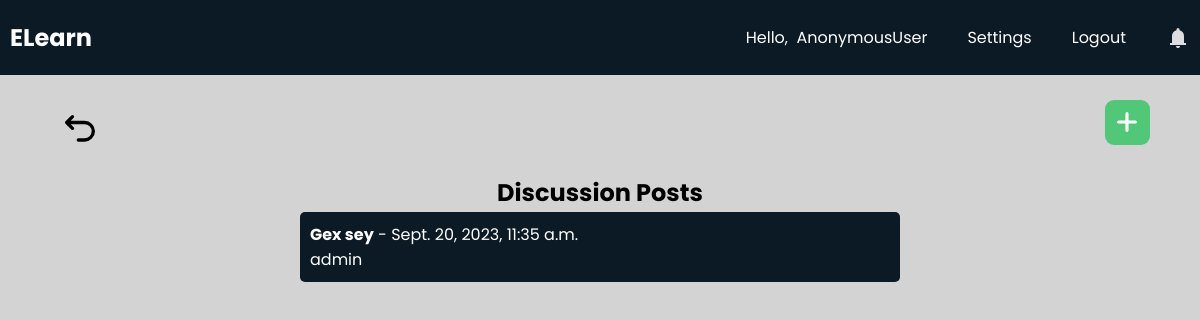
The app's page /teachers/discussions/ace6b6f0a94f47d9baeabcafc0d0109c/, older data.
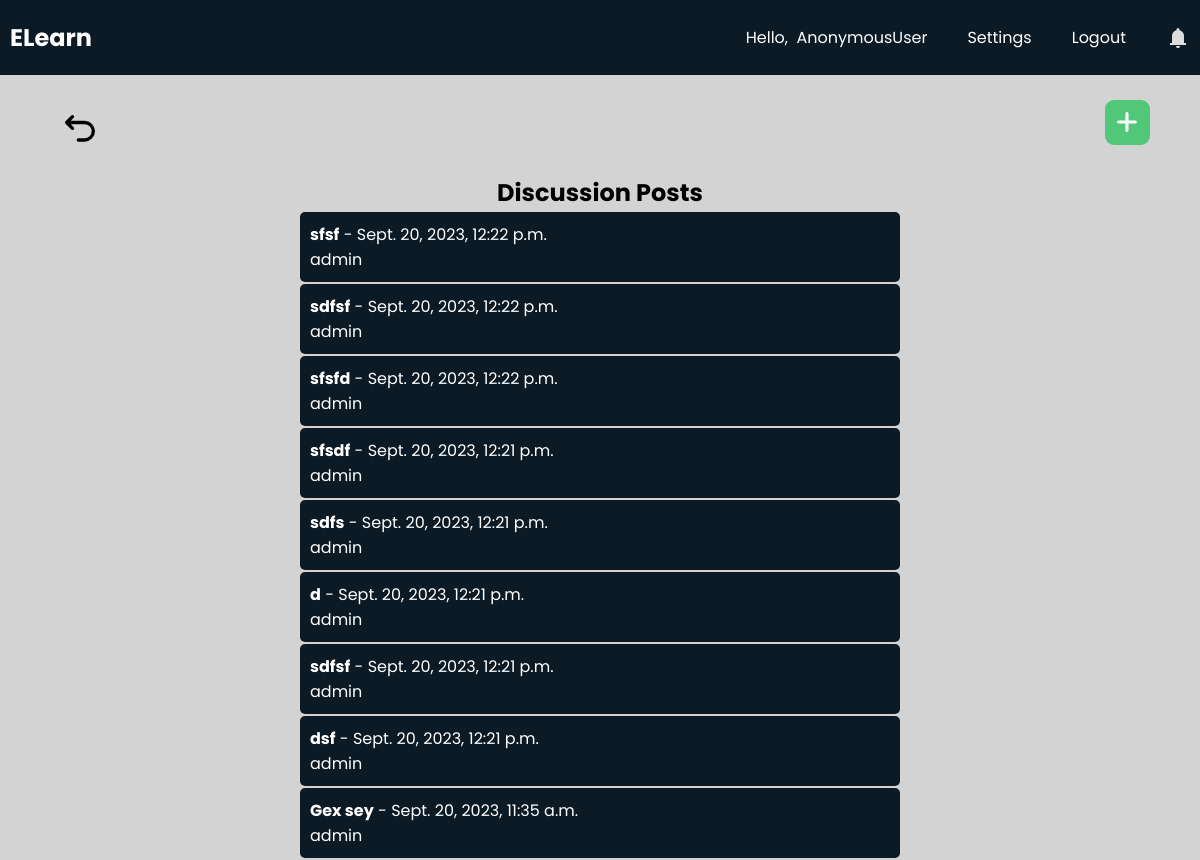
The same page, newer data.
### teachers/models.py (models this page shows, shortened)
class Discussion(models.Model):
    id = models.UUIDField(primary_key=True, default=uuid.uuid4, editable=False)
    course = models.ForeignKey(MyClass, on_delete=models.CASCADE)
    author = models.ForeignKey(User, on_delete=models.CASCADE)
    subject = models.CharField(max_length=255)
    message = models.TextField()
    created_at = models.DateTimeField(default=timezone.now)

### teachers/views.py (the view)
# urls.py: path("discussions/<str:course_id>/", views.discussion, name="discussion"),
def discussion(request, course_id):
    my_class = MyClass.objects.get(id=course_id)
    messages = Discussion.objects.filter(course=my_class).order_by('-created_at')
    if request.method == 'POST':
        subject = request.POST.get('subject')
        message = request.POST.get('message')
        Discussion.objects.create(course=my_class, author=request.user, subject=subject, message=message)
        return redirect(reverse('teachers:discussion', args=[course_id]))
    context = {'courseId': course_id, 'my_class': my_class, 'messages': messages}
    return render(request, "teachers/discussion.html", context)

### teachers/templates/teachers/discussion.html (shortened to what this page needs)
<!DOCTYPE html>
<html lang="en">
  <head>
    {% load static %}
    <link rel="stylesheet" href="{% static 'css/base.css' %}">
    <link rel="stylesheet" href="{% static 'css/discussion.css' %}">
    <link rel="stylesheet" href="https://cdnjs.cloudflare.com/ajax/libs/font-awesome/6.3.0/css/all.min.css">
  </head>
    <body>
        <header>
            <nav class="navbar">
                <h2 class="logo"><a href="{% url 'teachers:home' %}">ELearn</a></h2>
                <ul class="all-links">
                    <li id="username"><span>Hello,  {{request.user}}</span></li>
                    <li><a href="">Settings</a></li>
                    <li><a href="">Logout</a></li>
                    <li id="bell-icon">
                        <svg xmlns="http://www.w3.org/2000/svg" width="24" height="24" viewBox="0 0 24 24"><path fill="currentColor" d="M4 19v-2h2v-7q0-2.075 1.25-3.688T10.5 4.2v-.7q0-.625.438-1.063T12 2q.625 0 1.063.438T13.5 3.5v.7q2 .5 3.25 2.113T18 10v7h2v2H4Zm8 3q-.825 0-1.413-.588T10 20h4q0 .825-.588 1.413T12 22Z"/></svg>
                    </li>
                </ul>
            </nav>
        </header>
        <div id="backbtn"><svg xmlns="http://www.w3.org/2000/svg" width="24" height="24" viewBox="0 0 24 24"><path fill="none" stroke="currentColor" stroke-linecap="round" stroke-linejoin="round" stroke-width="2" d="M11 18h3.75a5.25 5.25 0 1 0 0-10.5H5M7.5 4L4 7.5L7.5 11"/></svg></div>
        <div id="addbtn"><svg xmlns="http://www.w3.org/2000/svg" width="12" height="12" viewBox="0 0 12 12"><path fill="white" d="M6.5 1.75a.75.75 0 0 0-1.5 0V5H1.75a.75.75 0 0 0 0 1.5H5v3.25a.75.75 0 0 0 1.5 0V6.5h3.25a.75.75 0 0 0 0-1.5H6.5V1.75Z"/></svg></div>
        <div id="contentwrapper">
            <div id="content">
                <h2>Discussion Posts</h2>
                <div id="posts-wrapper">
                    {% for message in messages %}
                    <div class="posts" data-class-id= "{{ message.id }}" data-class-courseId= "{{ courseId }}">
                        <strong>{{ message.subject }}</strong> - {{ message.created_at }}
                        <p>{{ message.author }}</p>
                    </div>
                    {% endfor %}
                </div>
            </div>
        </div>
    </body>
</html>

### teachers/static/css/base.css (style rules this page uses)
* { margin: 0; padding: 0; box-sizing: border-box; font-family: "Poppins", sans-serif; }
html { scroll-behavior: smooth; }
body { background: #d3d3d3; }
header { position: fixed; top: 0; left: 0; z-index: 5; width: 100%; display: flex; justify-content: center; background: #0C1A25; }
.navbar { display: flex; padding: 0 10px; max-width: 1200px; width: 100%; align-items: center; justify-content: space-between; }
.navbar .all-links { display: flex; align-items: center; }
.navbar .all-links li { position: relative; list-style: none; }
.navbar .logo a { display: flex; align-items: center; margin-left: 0; }
#bell-icon { display: flex; align-items: center; justify-content: center; }
header a, header span, header svg { margin-left: 40px; text-decoration: none; color: #fff; height: 100%; padding: 20px 0; display: inline-block; }
#username { white-space: pre; }
header a:hover, footer a:hover, header svg { color: #ddd; }

### teachers/static/css/discussion.css (style rules this page uses)
#addbtn { position: fixed; top: 100px; right: 50px; background: #50C878; padding: 10px; border-radius: 20%; display: flex; justify-content: center; align-items: center; cursor: pointer; }
#addbtn svg { height: 25px; width: 25px; }
#backbtn { position: fixed; top: 100px; left: 50px; padding: 10px; border-radius: 20%; display: flex; justify-content: center; align-items: center; cursor: pointer; }
#backbtn svg { height: 40px; width: 40px; }
#contentwrapper { height: 100vh; padding-top: 75px; background: #d3d3d3; }
#content { height: calc(100%); display: flex; flex-direction: column; align-items: center; }
#content h2 { margin-top: 100px; }
#posts-wrapper { width: 50%; overflow: auto; }
.posts { background-color: #0C1A25; width: 100%; color: white; margin-top: 2px; margin-bottom: 2px; padding: 10px; border-radius: 5px; cursor: pointer; transition: all 0.3s; }

Row changes from the older to the newer data that the page shows:
added Discussion: subject "sfsf", created_at "Sept. 20, 2023, 12:22 p.m.", author "admin"
added Discussion: subject "sdfsf", created_at "Sept. 20, 2023, 12:22 p.m.", author "admin"
added Discussion: subject "sfsfd", created_at "Sept. 20, 2023, 12:22 p.m.", author "admin"
added Discussion: subject "sfsdf", created_at "Sept. 20, 2023, 12:21 p.m.", author "admin"
added Discussion: subject "sdfs", created_at "Sept. 20, 2023, 12:21 p.m.", author "admin"
added Discussion: subject "d", created_at "Sept. 20, 2023, 12:21 p.m.", author "admin"
added Discussion: subject "sdfsf", created_at "Sept. 20, 2023, 12:21 p.m.", author "admin"
added Discussion: subject "dsf", created_at "Sept. 20, 2023, 12:21 p.m.", author "admin"
